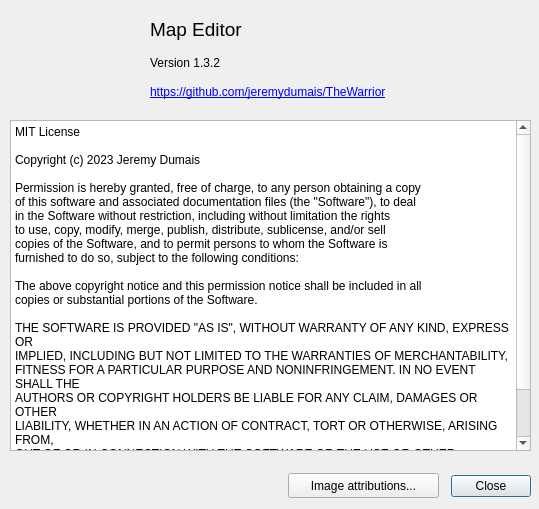
<?xml version="1.0" encoding="UTF-8"?>
<ui version="4.0">
 <class>aboutBoxFormClass</class>
 <widget class="QDialog" name="aboutBoxFormClass">
  <property name="geometry">
   <rect>
    <x>0</x>
    <y>0</y>
    <width>539</width>
    <height>509</height>
   </rect>
  </property>
  <property name="windowTitle">
   <string>About box</string>
  </property>
  <property name="windowIcon">
   <iconset>
    <normaloff>:/global/TeacherHelperIcon.ico</normaloff>:/global/TeacherHelperIcon.ico</iconset>
  </property>
  <widget class="QDialogButtonBox" name="buttonBox">
   <property name="geometry">
    <rect>
     <x>450</x>
     <y>470</y>
     <width>81</width>
     <height>32</height>
    </rect>
   </property>
   <property name="orientation">
    <enum>Qt::Horizontal</enum>
   </property>
   <property name="standardButtons">
    <set>QDialogButtonBox::Close</set>
   </property>
  </widget>
  <widget class="QLabel" name="label">
   <property name="geometry">
    <rect>
     <x>150</x>
     <y>14</y>
     <width>141</width>
     <height>31</height>
    </rect>
   </property>
   <property name="font">
    <font>
     <pointsize>14</pointsize>
    </font>
   </property>
   <property name="text">
    <string>Map Editor</string>
   </property>
  </widget>
  <widget class="QLabel" name="labelVersion">
   <property name="geometry">
    <rect>
     <x>150</x>
     <y>54</y>
     <width>101</width>
     <height>17</height>
    </rect>
   </property>
   <property name="text">
    <string>Version 1.3.2</string>
   </property>
  </widget>
  <widget class="QLabel" name="label_3">
   <property name="geometry">
    <rect>
     <x>10</x>
     <y>0</y>
     <width>111</width>
     <height>111</height>
    </rect>
   </property>
   <property name="text">
    <string/>
   </property>
   <property name="pixmap">
    <pixmap resource="../res/global.qrc">:/MapEditor Icon.png</pixmap>
   </property>
   <property name="scaledContents">
    <bool>true</bool>
   </property>
   <property name="wordWrap">
    <bool>false</bool>
   </property>
  </widget>
  <widget class="QPlainTextEdit" name="plainTextEdit">
   <property name="geometry">
    <rect>
     <x>10</x>
     <y>120</y>
     <width>521</width>
     <height>331</height>
    </rect>
   </property>
   <property name="font">
    <font>
     <pointsize>9</pointsize>
    </font>
   </property>
   <property name="plainText">
    <string>MIT License

Copyright (c) 2023 Jeremy Dumais

Permission is hereby granted, free of charge, to any person obtaining a copy
of this software and associated documentation files (the &quot;Software&quot;), to deal
in the Software without restriction, including without limitation the rights
to use, copy, modify, merge, publish, distribute, sublicense, and/or sell
copies of the Software, and to permit persons to whom the Software is
furnished to do so, subject to the following conditions:

The above copyright notice and this permission notice shall be included in all
copies or substantial portions of the Software.

THE SOFTWARE IS PROVIDED &quot;AS IS&quot;, WITHOUT WARRANTY OF ANY KIND, EXPRESS OR
IMPLIED, INCLUDING BUT NOT LIMITED TO THE WARRANTIES OF MERCHANTABILITY,
FITNESS FOR A PARTICULAR PURPOSE AND NONINFRINGEMENT. IN NO EVENT SHALL THE
AUTHORS OR COPYRIGHT HOLDERS BE LIABLE FOR ANY CLAIM, DAMAGES OR OTHER
LIABILITY, WHETHER IN AN ACTION OF CONTRACT, TORT OR OTHERWISE, ARISING FROM,
OUT OF OR IN CONNECTION WITH THE SOFTWARE OR THE USE OR OTHER DEALINGS IN THE
SOFTWARE.</string>
   </property>
  </widget>
  <widget class="QLabel" name="label_4">
   <property name="geometry">
    <rect>
     <x>150</x>
     <y>77</y>
     <width>341</width>
     <height>30</height>
    </rect>
   </property>
   <property name="text">
    <string>&lt;html&gt;&lt;head/&gt;&lt;body&gt;&lt;p&gt;&lt;a href=&quot;https://github.com/jeremydumais/TheWarrior&quot;&gt;&lt;span style=&quot; text-decoration: underline; color:#0000ff;&quot;&gt;https://github.com/jeremydumais/TheWarrior&lt;/span&gt;&lt;/a&gt;</string>
   </property>
   <property name="textFormat">
    <enum>Qt::RichText</enum>
   </property>
   <property name="openExternalLinks">
    <bool>true</bool>
   </property>
  </widget>
  <widget class="QPushButton" name="pushButtonImageAttributions">
   <property name="geometry">
    <rect>
     <x>288</x>
     <y>473</y>
     <width>151</width>
     <height>25</height>
    </rect>
   </property>
   <property name="text">
    <string>Image attributions...</string>
   </property>
  </widget>
 </widget>
 <resources>
  <include location="../res/global.qrc"/>
 </resources>
 <connections>
  <connection>
   <sender>buttonBox</sender>
   <signal>accepted()</signal>
   <receiver>aboutBoxFormClass</receiver>
   <slot>accept()</slot>
   <hints>
    <hint type="sourcelabel">
     <x>248</x>
     <y>254</y>
    </hint>
    <hint type="destinationlabel">
     <x>157</x>
     <y>274</y>
    </hint>
   </hints>
  </connection>
  <connection>
   <sender>buttonBox</sender>
   <signal>rejected()</signal>
   <receiver>aboutBoxFormClass</receiver>
   <slot>reject()</slot>
   <hints>
    <hint type="sourcelabel">
     <x>316</x>
     <y>260</y>
    </hint>
    <hint type="destinationlabel">
     <x>286</x>
     <y>274</y>
    </hint>
   </hints>
  </connection>
 </connections>
</ui>
